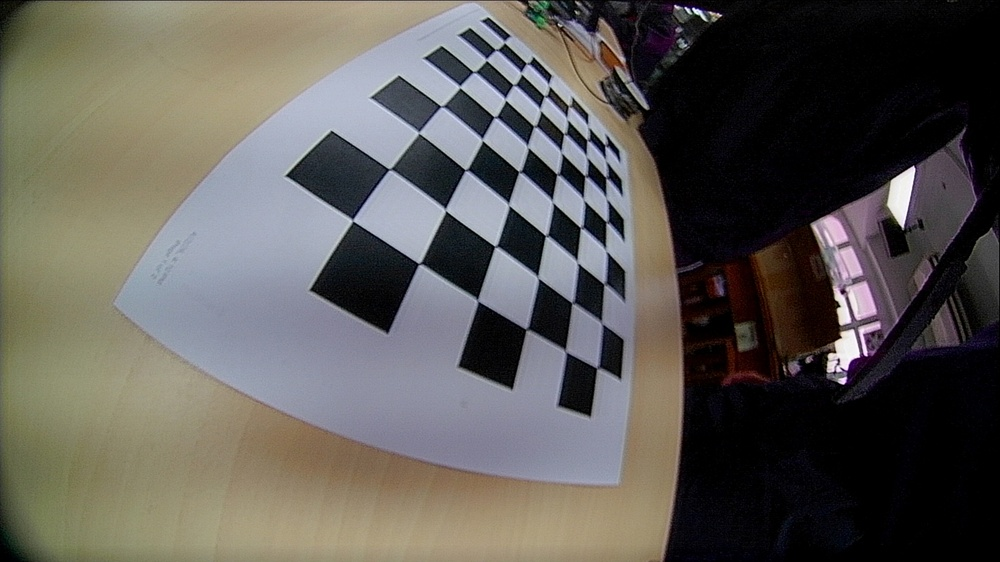
#> input picture 26_Mate/Distortion/calib_031.jpg, 1000 x 562 px, shrunk from 1920 x 1080 before the run; its folder holds only this picture in this run
$ python camera.py
#> lines starting #> are read from the running program, lines starting #| are printed output that depends on the picture
import cv2
import numpy as np
import glob
import sys

# 1. 确认棋盘格参数
CHECKERBOARD = (9, 6)

subpix_criteria = (cv2.TERM_CRITERIA_EPS+cv2.TERM_CRITERIA_MAX_ITER, 30, 0.1)
# calibration_flags = cv2.fisheye.CALIB_RECOMPUTE_EXTRINSIC+cv2.fisheye.CALIB_CHECK_COND+cv2.fisheye.CALIB_FIX_SKEW
calibration_flags = cv2.fisheye.CALIB_RECOMPUTE_EXTRINSIC + cv2.fisheye.CALIB_FIX_SKEW + cv2.fisheye.CALIB_USE_INTRINSIC_GUESS


objp = np.zeros((1, CHECKERBOARD[0]*CHECKERBOARD[1], 3), np.float32)
objp[0,:,:2] = np.mgrid[0:CHECKERBOARD[0], 0:CHECKERBOARD[1]].T.reshape(-1, 2)

objpoints = []
imgpoints = []

# 2. 检查图片加载
images = glob.glob('*.jpg')
print(f"检测到图片数量: {len(images)}")

if len(images) == 0:
    print("错误：未找到图片！请检查文件后缀（.png/.jpg）或路径。")
    sys.exit()

_img_shape = None
valid_images = 0

for fname in images:
    img = cv2.imread(fname)
#> img is the input picture: shape (562, 1000, 3); mean B, G, R 86.1, 91, 94
    if img is None:
        print(f"无法读取图片: {fname}")
        continue

    if _img_shape is None:
        _img_shape = img.shape[:2]

    gray = cv2.cvtColor(img, cv2.COLOR_BGR2GRAY)
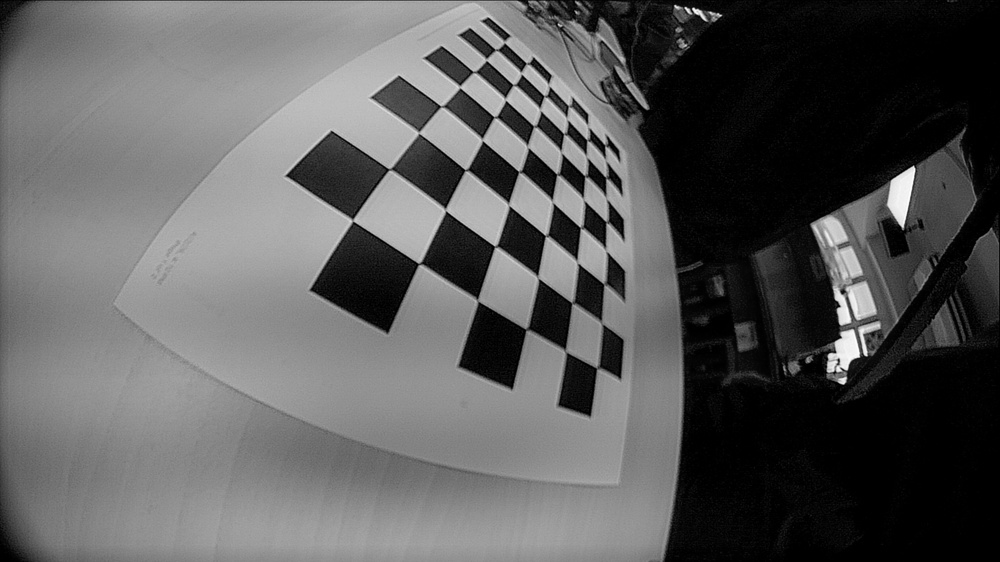
#> gray: shape (562, 1000); min 0, max 254, mean 91.3

    # 寻找角点
    ret, corners = cv2.findChessboardCorners(gray, CHECKERBOARD,
        cv2.CALIB_CB_ADAPTIVE_THRESH+cv2.CALIB_CB_FAST_CHECK+cv2.CALIB_CB_NORMALIZE_IMAGE)
#> ret = False; corners = None

    if ret:
        objpoints.append(objp)
        corners2 = cv2.cornerSubPix(gray, corners, (3,3), (-1,-1), subpix_criteria)
        imgpoints.append(corners2)
        valid_images += 1
        print(f"[成功] {fname} 检测到角点")
    else:
        print(f"[失败] {fname} 未检测到角点 - 请检查 CHECKERBOARD 尺寸")

# 3. 关键检查：如果没有有效图片，不要运行 calibrate
if valid_images == 0:
    print("\n严重错误：没有一张图片成功检测到角点！")
    print("原因可能是：")
    print(f"1. CHECKERBOARD={CHECKERBOARD} 设置错误（请数内部十字交叉点，不是格子数）")
    print("2. 图片太模糊或畸变太严重")
    sys.exit()
#> (the program exits here)
